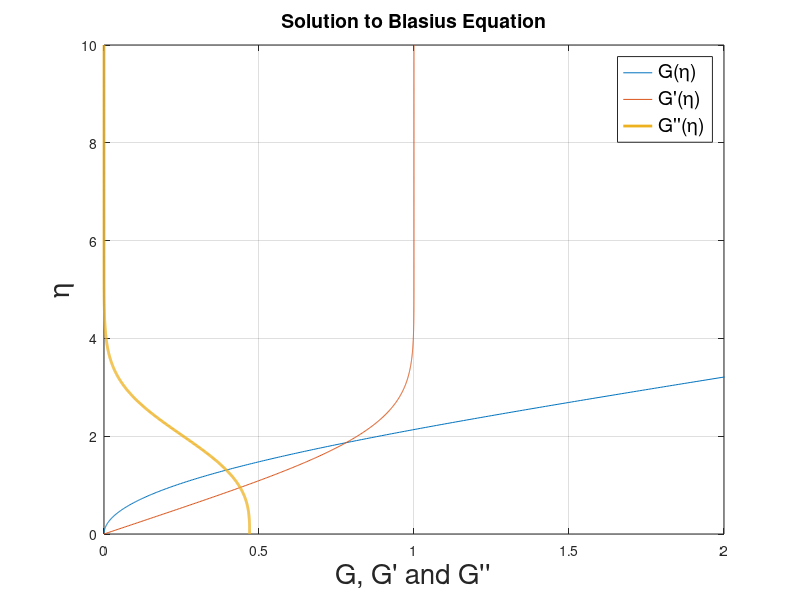
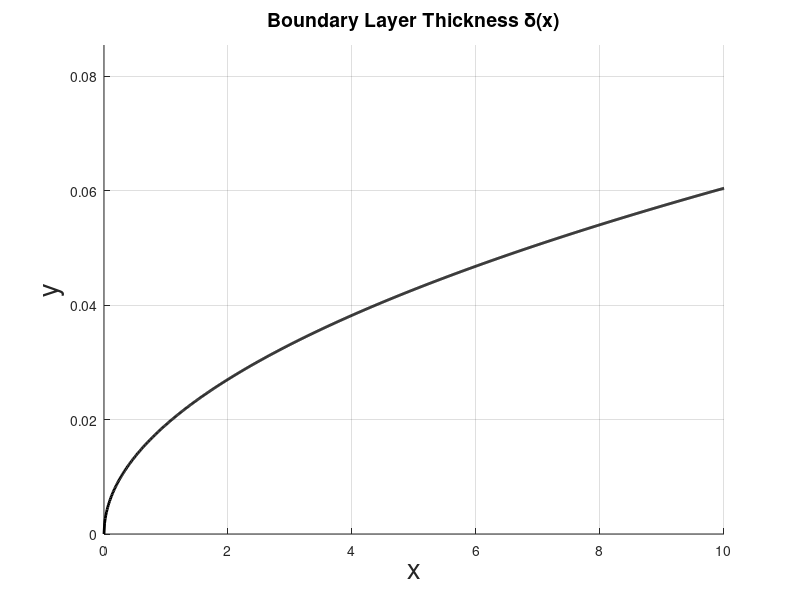
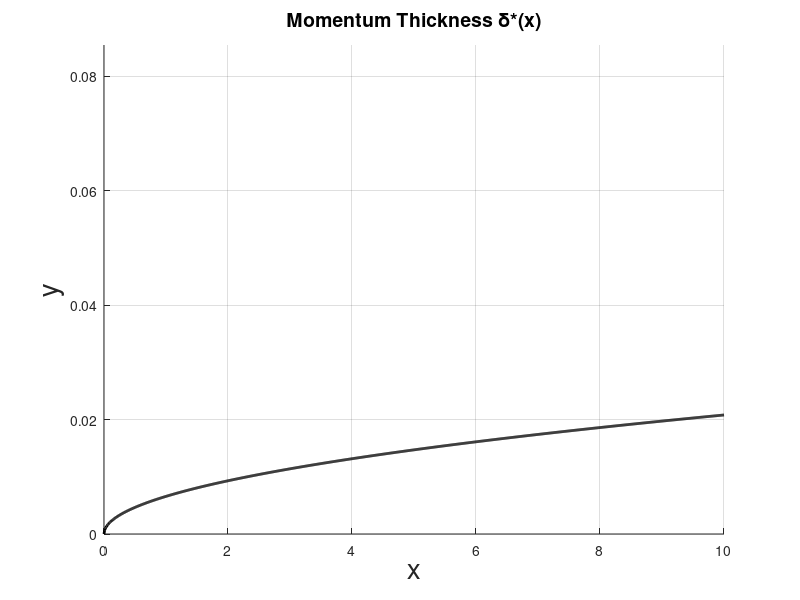
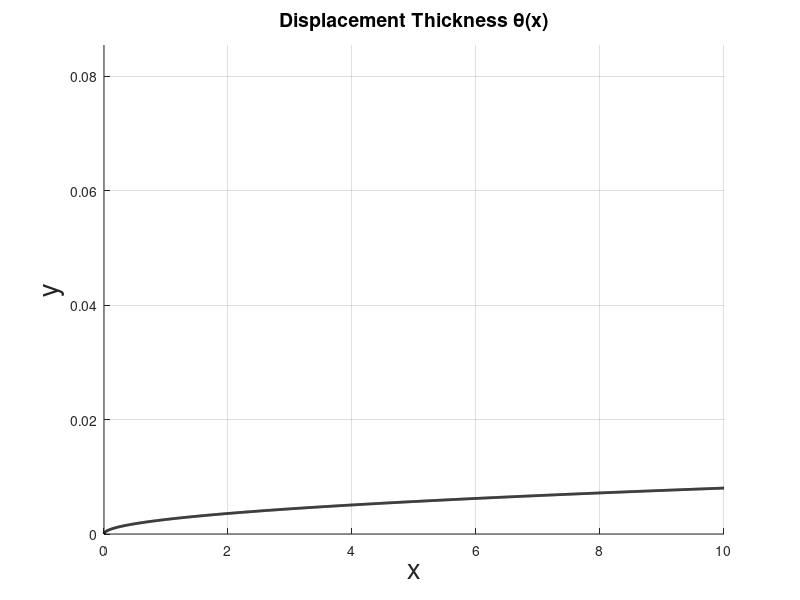

MATLAB code for these plots, in order:
% Solutions to Blasius Equation
clear all; close all; clc 

%% Parameters of Blasius Equation
U_inf = 1;
L = 10;
mu = 1.789E-5;
rho = 1.225;
nu = mu/rho;
A = sqrt(nu/U_inf);
h = 0.01;

%% Numerical Solution of Blasius Equation Using Runge-Kutta
G1 = @(x, y1, y2, y3) y2;
G2 = @(x, y1, y2, y3) y3;
G3 = @(x, y1, y2, y3) -y1*y3;
eta = 0:h:10;
x = 0:h:10;
y1(1) = 0;
y2(1) = 0;
y3(1) = 0.4696;
for i = 1:(length(eta)-1)
    a = h.*[G1(eta(i), y1(i), y2(i), y3(i)), G2(eta(i), y1(i), y2(i), y3(i)), G3(eta(i), y1(i), y2(i), y3(i))];
    b = h.*[G1(eta(i), y1(i)+a(1)/2, y2(i)+a(2)/2, y3(i)+a(3)/2), G2(eta(i)+h/2, y1(i)+a(1)/2, y2(i)+a(2)/2, y3(i)+a(3)/2), G3(eta(i)+h/2, y1(i)+a(1)/2, y2(i)+a(2)/2, y3(i)+a(3)/2)];
    c = h.*[G1(eta(i), y1(i)+b(1)/2, y2(i)+b(2)/2, y3(i)+b(3)/2), G2(eta(i)+h/2, y1(i)+b(1)/2, y2(i)+b(2)/2, y3(i)+b(3)/2), G3(eta(i)+h/2, y1(i)+b(1)/2, y2(i)+b(2)/2, y3(i)+b(3)/2)];
    d = h.*[G1(eta(i), y1(i)+c(1), y2(i)+c(2), y3(i)+c(3)), G2(eta(i)+h, y1(i)+c(1), y2(i)+c(2), y3(i)+c(3)), G3(eta(i)+h, y1(i)+c(1), y2(i)+c(2), y3(i)+c(3))];
    y3(i+1) = y3(i)+ 1/6*(a(3)+2*b(3)+2*c(3)+d(3));
    y2(i+1) = y2(i)+ 1/6*(a(2)+2*b(2)+2*c(2)+d(2));
    y1(i+1) = y1(i)+ 1/6*(a(1)+2*b(1)+2*c(1)+d(1));
end

%% Plotting and Visualization
figure(1)
plot(y1, eta, y2, eta, y3, eta, 'LineWidth', 2)
xlim([0 2])
title('Solution to Blasius Equation', 'FontSize', 14);
xlabel('G, G'' and G''''', 'FontSize', 20);
ylabel('\eta', 'FontSize', 20);
grid on
Legend1 = {'G(\eta)', 'G''(\eta)', 'G''''(\eta)'}; % G' = u/u_e
legend(Legend1, 'FontSize', 14);

%% Velocity Profile and the BL thickness distribution
figure(2)
hold all
for i = 1:length(x)
    delta(i) = 5*sqrt(x(i))*A;
end
plot(x, delta, 'LineWidth', 2, 'color', 'black');
position = [1 4 5];
for j = 1:length(position)
    y{j} = eta*sqrt(position(j))*A;
%    plot(y2+position(j), y{j}, 'LineWidth', 2)
end
%Legend2 = {'\delta (x)', 'Velocity Profile at x = 1', 'Velocity Profile at x = 4', 'Velocity Profile at x = 5'};
%title('Velocity profiles at x = 1, 4 and 5 plus BL thickness distribution along the plate', 'FontSize', 14);
title('Boundary Layer Thickness \delta(x)', 'FontSize', 14);
xlabel('x', 'FontSize', 20);
ylabel('y', 'FontSize', 20);
%legend(Legend2, 'FontSize', 14);
ylim([0, max(y{j})])
grid on

%% Momentum Thickness delta*
figure(3)
hold all
for i = 1:length(x)
    delta(i) = 1.721*sqrt(x(i))*A;
end
plot(x, delta, 'LineWidth', 2, 'color', 'black');
position = [1 4 5];
for j = 1:length(position)
    y{j} = eta*sqrt(position(j))*A;
end
title('Momentum Thickness \delta*(x)', 'FontSize', 14);
xlabel('x', 'FontSize', 20);
ylabel('y', 'FontSize', 20);
ylim([0, max(y{j})])
grid on

%% Displacement Thickness Theta
figure(4)
hold all
for i = 1:length(x)
    delta(i) = 0.664*sqrt(x(i))*A;
end
plot(x, delta, 'LineWidth', 2, 'color', 'black');
position = [1 4 5];
for j = 1:length(position)
    y{j} = eta*sqrt(position(j))*A;
end
title('Displacement Thickness \theta(x)', 'FontSize', 14);
xlabel('x', 'FontSize', 20);
ylabel('y', 'FontSize', 20);
ylim([0, max(y{j})])
grid on

%% shear stress at the wall as function of x
figure(5)
for i = 1 : length(x)
    tau_x(i) = mu*U_inf*y3(1)*sqrt(U_inf/2/nu/x(i));
end
plot(x, tau_x, 'LineWidth', 2, 'color', 'black')
title('Shear Stress at the Wall', 'FontSize', 14);
xlabel('x', 'FontSize', 20);
ylabel('\tau_w_a_l_l', 'FontSize', 20);
axis tight
grid on

%% shear stress as function of eta at x = 1, 4, 5
figure(6)
hold all
for i = 1:length(position)
    tau_eta = mu*U_inf*y3*sqrt(U_inf/2/nu/position(i));
    plot(x, tau_eta, 'LineWidth', 2)
end
title('shear stress as funcion of \eta ', 'FontSize', 14);
xlabel('\eta', 'FontSize', 20);
ylabel('\tau', 'FontSize', 20);
axis tight
grid on
Legend3 = {'\tau(\eta) at x = 1', '\tau(\eta) at x = 4', '\tau(\eta) at x = 5'};
legend(Legend3, 'FontSize', 14);

%% shear derivative as function of eta at x = 1, 4, 5
figure(7)
hold all
y4 = -1/2*y1.*y3;
for i = 1 : length(position)
    tau_d = mu*U_inf^2/2/nu/position(i)*y4; %shear derivative partial(tau)/partial(y) at the wall y=0
    plot(eta, tau_d, 'LineWidth', 2)
end
title('shear stress derivative as function of \eta ', 'FontSize', 14);
xlabel('\eta', 'FontSize', 20);
ylabel('\tau''', 'FontSize', 20);
axis tight
grid on
Legend4 = {'\tau''(\eta) at x = 1', '\tau''(\eta) at x = 4', '\tau''(\eta) at x = 5'};
legend(Legend4, 'FontSize', 14);

%% local shear cofficient as a function of x
figure(8)
hold all
for i = 1: length(x)
    cfx(i) = tau_x(i)*2/rho/U_inf^2;
    % cfxt(i) = 0.664/sqrt(rho*U_inf*x(i)/mu);
end
plot(x, cfx, 'LineWidth', 2, 'color', 'black')
title('Local shear coefficient along the flat plate', 'FontSize', 14);
xlabel('x', 'FontSize', 20);
ylabel('C_f_x', 'FontSize', 20);
axis tight
grid on

%% Total Skin friction coefficient
CF_T = 0;
dx = x(2)-x(1);
for i = 2 : length(x)
    CF_T = CF_T + 1/L*cfx(i)*dx;
end
CDF_T = CF_T*2;

%% Accumulative Drag Force as function of x
CF = 0;
for i = 2 : length(x)
    CF(i) = 1/L*cfx(i)*dx;
    CF(i) = CF(i-1)+CF(i);
    CDF(i) = CF(i)*2;
    D(i) = 1/2*rho*U_inf^2*L*CDF(i);
end

figure(9)
plot(x, CF, 'LineWidth', 2, 'color', 'black');
title('Friction Coefficient', 'FontSize', 14);
xlabel('x', 'FontSize', 20);
ylabel('C_F', 'FontSize', 20);
axis tight
grid on

figure(10)
plot(x, D, 'LineWidth', 2, 'color', 'black');
title('Accumulative Drag Force along the flat plate', 'FontSize', 14);
xlabel('x', 'FontSize', 20);
ylabel('Drag Force (D)', 'FontSize', 20);
axis tight
grid on

figure(11)
y1 = zeros(1, length(x));
position1 = ones(1, length(x))*position(1);
position2 = ones(1, length(x))*position(2);
position3 = ones(1, length(x))*position(3);
C1 = ones(1, (length(x)+1))*position(1);
C2 = ones(1, (length(x)+1))*position(2);
C3 = ones(1, (length(x)+1))*position(3);
hold all
fill3([position1, position1(1)], [y2, 0], [y{1}, y{1}(length(x))], C1, 'LineWidth', 2)
fill3([position2, position2(2)], [y2, 0], [y{2}, y{2}(length(x))], C2, 'LineWidth', 2)
fill3([position3, position3(3)], [y2, 0], [y{3}, y{3}(length(x))], C3, 'LineWidth', 2)
plot3(x, y1, delta, 'LineWidth', 2, 'color', 'black')
grid on
title('BL thickness and velocity profile of the flow', 'FontSize', 14);
xlabel('x', 'FontSize', 20);
ylabel('Longitudinal velocity u', 'FontSize', 15);
zlabel('\delta(x)', 'FontSize', 20);
view([-146 11])
ylim([0 3])
zlim([0, 2*max(y{j})])

%% normal velocity
figure(12)
v = U_inf./sqrt(2*U_inf*x*rho/mu).*(eta.*y2-y1);
% at x = 0.1
y = eta*sqrt(0.1)/sqrt(rho*U_inf/2/mu);
plot(v, y, 'LineWidth', 2, 'color', 'black')
title('Normal Velocity of Flat Plate at x = 0.1 ', 'FontSize', 14);
xlabel('V', 'FontSize', 20);
ylabel('Y', 'FontSize', 20);
axis tight
grid on